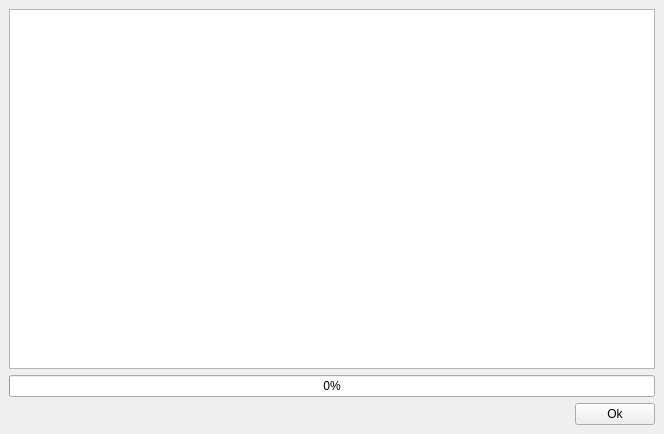
<?xml version="1.0" encoding="UTF-8"?>
<ui version="4.0">
 <class>NifScript</class>
 <widget class="QMainWindow" name="NifScript">
  <property name="geometry">
   <rect>
    <x>0</x>
    <y>0</y>
    <width>664</width>
    <height>434</height>
   </rect>
  </property>
  <property name="windowTitle">
   <string>NifSkope script</string>
  </property>
  <widget class="QWidget" name="centralwidget">
   <layout class="QVBoxLayout" name="verticalLayout_2">
    <item>
     <layout class="QVBoxLayout" name="verticalLayout">
      <item>
       <widget class="QTextEdit" name="output">
        <property name="readOnly">
         <bool>true</bool>
        </property>
       </widget>
      </item>
      <item>
       <widget class="QProgressBar" name="progressBar">
        <property name="value">
         <number>0</number>
        </property>
       </widget>
      </item>
      <item>
       <layout class="QHBoxLayout" name="horizontalLayout">
        <item>
         <spacer name="horizontalSpacer">
          <property name="orientation">
           <enum>Qt::Horizontal</enum>
          </property>
          <property name="sizeHint" stdset="0">
           <size>
            <width>40</width>
            <height>20</height>
           </size>
          </property>
         </spacer>
        </item>
        <item>
         <widget class="QPushButton" name="okButton">
          <property name="sizePolicy">
           <sizepolicy hsizetype="Fixed" vsizetype="Fixed">
            <horstretch>0</horstretch>
            <verstretch>0</verstretch>
           </sizepolicy>
          </property>
          <property name="text">
           <string>Ok</string>
          </property>
         </widget>
        </item>
       </layout>
      </item>
     </layout>
    </item>
   </layout>
  </widget>
 </widget>
 <resources/>
 <connections/>
</ui>
